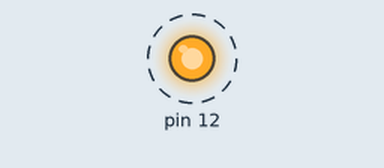
This sketch was run on a simulated Arduino Uno, built with avr-gcc and run on an emulated ATmega328P. Shown: output pins drawn as LEDs (lit = HIGH). Dashed ring = blinking. What the sketch prints to the serial monitor is not drawn.

Above: at 0.2 s.
Timing chart, 0 to 3.0 s (numbered marks = the images above):
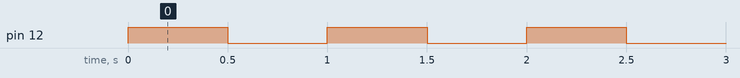

Measured:
- by itself, pin 12: alternates HIGH for 0.50 s and LOW for 0.50 s

The sketch:

dgitalWrite.ino
```cpp
void setup() {
  // put your setup code here, to run once:
  pinMode(12, OUTPUT);
  Serial.begin(9600);
}

void loop() {
  // put your main code here, to run repeatedly:
  digitalWrite(12, HIGH);
  delay(500);
  digitalWrite(12, LOW);
  delay(500);
  Serial.println("Hi Welcome");
}
```
